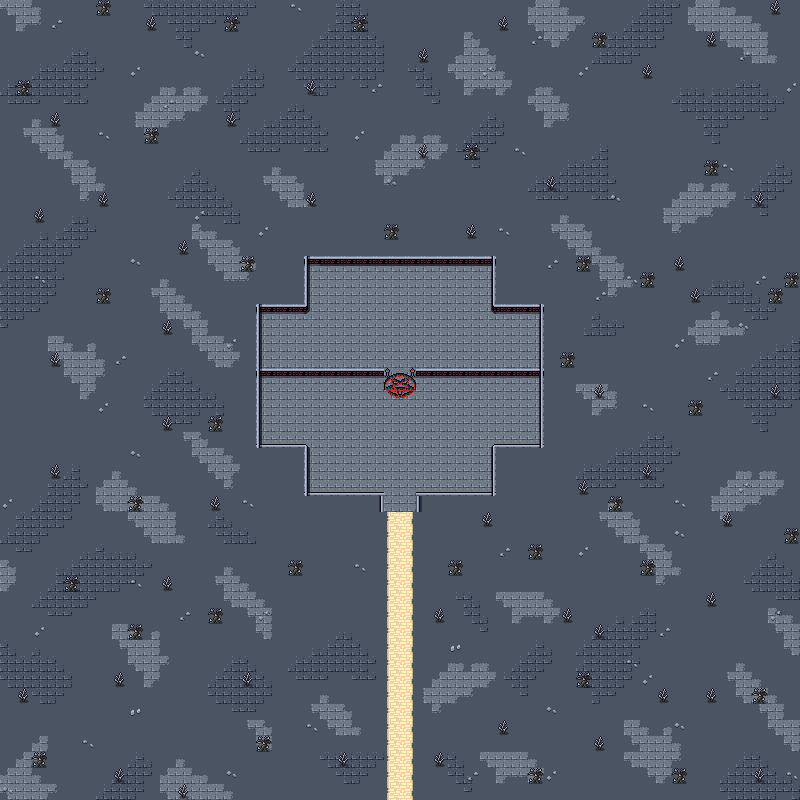

The image is a tile-based game level rendered from a .tmx file. Its description and source (layers, tilesets, objects; grid data summarised) follow:
An orthogonal 50x50 tile map with 16x16 px tiles, 6 tile layers (Collision, Background, Ground, Walls, ...), 2 tilesets and 4 objects.

<map version="1.5" tiledversion="1.7.2" orientation="orthogonal" renderorder="right-down" width="50" height="50" tilewidth="16" tileheight="16" infinite="0" nextlayerid="10" nextobjectid="83">
 <editorsettings>
  <export target="wastetown..tmx" format="tmx" />
 </editorsettings>
 <tileset firstgid="1" source="../tileset/main.tsx" />
 <tileset firstgid="3477" source="../tileset/buildings.tsx" />
 <layer id="6" name="Collision" width="50" height="50">
  <data>[2500 cells, 82 non-empty, 2 distinct tile ids]</data>
 </layer>
 <layer id="1" name="Background" width="50" height="50">
  <data>[2500 cells, 2500 non-empty, 5 distinct tile ids]</data>
 </layer>
 <layer id="9" name="Ground" width="50" height="50">
  <data>[2500 cells, 768 non-empty, 29 distinct tile ids]</data>
 </layer>
 <layer id="2" name="Walls" width="50" height="50">
  <data>[2500 cells, 62 non-empty, 8 distinct tile ids]</data>
 </layer>
 <layer id="7" name="Ornamental Walls" width="50" height="50">
  <data>[2500 cells, 62 non-empty, 8 distinct tile ids]</data>
 </layer>
 <layer id="3" name="Clutter" width="50" height="50">
  <properties>
   <property name="spriteLayer" type="bool" value="true" />
  </properties>
  <data>[2500 cells, 156 non-empty, 13 distinct tile ids]</data>
 </layer>
 <objectgroup id="4" name="Objects">
  <object id="38" template="../obj/entry_up.tx" x="391.333" y="508.832">
   <properties>
    <property name="teleport" value="" />
   </properties>
  </object>
  <object id="78" template="../obj/door_down.tx" x="392.5" y="395.5">
   <properties>
    <property name="teleport" value="maps/map/portal_2B.tmx" />
    <property name="teleportObjectId" value="69" />
   </properties>
  </object>
  <object id="79" template="../obj/gold.tx" x="384" y="361" />
  <object id="80" template="../obj/treasure.tx" x="400" y="361.25" />
 </objectgroup>
</map>
